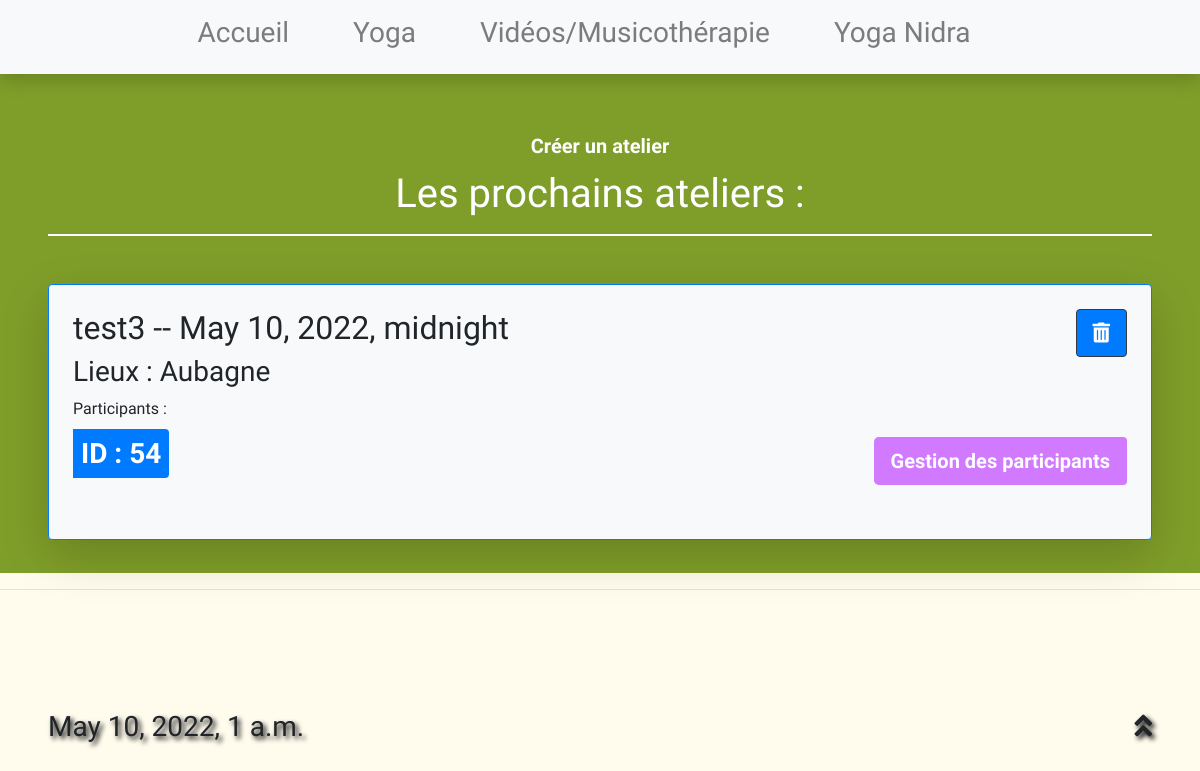
/test, run on the app's committed database.
### yoga_website/models.py (models this page shows, shortened)
class Atelier(models.Model):
    type = models.CharField(max_length=30)
    nb_places = models.IntegerField()
    places = models.BooleanField(default=True)
    date = models.DateTimeField()
    lieux = models.CharField(max_length=50)

### yoga_website/views.py (the view)
# urls.py: path('test', AtelierListView.as_view(), name="test"),
class AtelierListView(ListView):
    model = Atelier
    template_name = 'yoga_website/ateliers.html'
    context_object_name = "ateliers"

### yoga_website/context_processors.py (called while the page is built)
def get_infos(request):
    date_actuelle = datetime.now()
    return {'date_actuelle': date_actuelle}

### yoga_website/templates/yoga_website/ateliers.html (shortened to what this page needs)
{% extends 'yoga_website/bienvenu.html' %}
{% block content %}
<div id="ateliers" class="container-fluid bg-vert ateliers p-5">
{% if user1 == "client" %}
{% else %}
    <a href="{% url 'create-atelier'%}">
            <button class="text-white btn btn-{{ var_color }} text-center d-block mx-auto btn-lg"> <strong> Créer un atelier </strong> </button>
    </a>
{% endif %}
    <h1 class="text-white text-center">Les prochains ateliers : </h1>
<hr class="border border-white">
    {% for l in ateliers %}
    {% if l.places == True %}
        <div id="atelier{{l.id}}" class="container bg-light mt-5 p-4 rounded shadow-lg ateliers border border-primary">
            {% if user1 == "client" %}
                <h2> {{  l.type }} -- {{ l.date }} </h2>
                <h3> Lieux : {{ l.lieux }}</h3>
                <a href="{% url 'detailAteliers'  l.id id_client %}">
                    <button type="button" class="btn btn-lg btn-outline-primary text-center mt-2"> <strong>  >>> Details et inscription </strong> </button>
                </a>
            {% else %}
                <form class="DeleteAjax" method="POST" action="{% url 'deleteAtelier' l.id %}" > {% csrf_token %}
                    <button class="btn btn-lg rounded bg-primary d-inline float-right border border-dark"><i class="fas fa-trash-alt text-white"></i></button>
                </form>
                <h2> {{  l.type }} -- {{ l.date }} </h2>
                <h3> Lieux : {{ l.lieux }}</h3>
                <p>Participants : {{l.participants}}</p>
                <h3 class="bg-primary text-white d-inline p-2 rounded-right"> <strong> ID : {{l.id}} </strong> </h3>
                <a href="{% url 'participants' l.id %}"><button class="bg-violet float-right btn btn-lg text-white d-inline rounded-right"><strong>Gestion des participants </strong> </button></a>
            {% endif %}
        </div>
    {% endif %}
    {% empty %}
        <p class="text-center text-white"> De nouveaux ateliers sont en cours de préparations...</p>
    {% endfor %}
</div>
{% endblock content %}

### data on the page
Atelier: type "test3", date "May 10, 2022, midnight", lieux "Aubagne", id "54"
